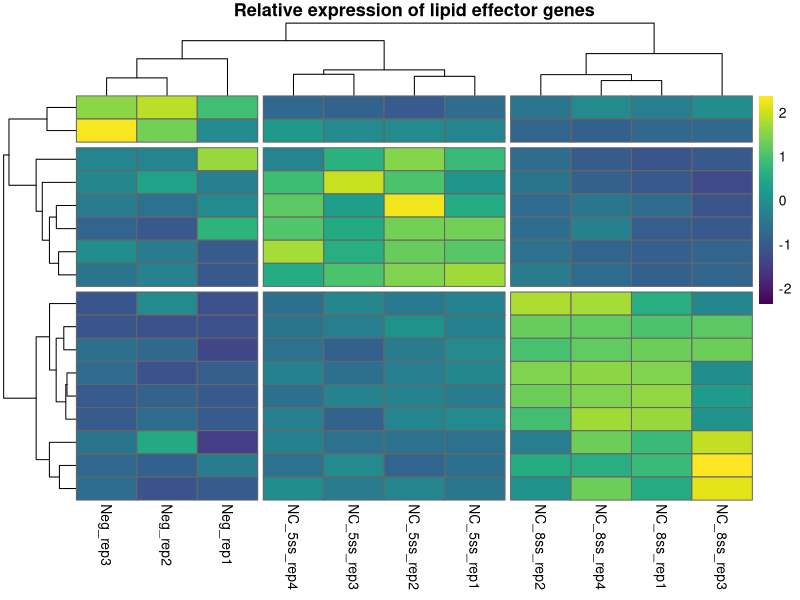

The R script that drew this image:
# Script adapted from Ivan Candido-Ferriera

library(RColorBrewer)
library(scales)
library(pheatmap)
library(viridis)
library(seriation)
library(ggplot2)

raw_data <- as.data.frame(read.csv('../20211010 GO term name lipid sigDEGS featureCounts.csv'))
outputname <- '20211010 GO term name lipid sigDEGS heatmap reflected.png'

counts <- raw_data
rownames(counts) <- NULL
dim(counts)

dat <- counts[,5:15]  # numerical columns
dat<- as.matrix(dat)
counts <- as.data.frame(counts)
rownames(dat) <- counts$Gene.name
dat[is.na(dat)] <- 0

callback = function(hc, dat){
  sv = rev(svd(t(dat))$v[,9])
  dend = reorder(as.dendrogram(hc), wts = sv)
  as.hclust(dend)
}

heatmap <- pheatmap(mat = dat, filename = outputname,
         
         #Provide clustering parameters
         scale = "row", clustering_method = "complete",
         cluster_rows = TRUE, clustering_distance_rows = "euclidean", 
         cluster_cols = TRUE, clustering_distance_cols = "euclidean", 
         clustering_callback = callback,
         #kmeans_k = 5,
        
         # Define color scheme
         border="gray40", 
         #color = colorRampPalette(rev(brewer.pal(n = 10, name ="RdYlBu")))(100),
         #color = colorRampPalette(c("blue","white", "red"))(50),
         color = viridis(100, direction = 1, option = 'viridis'),

         # Other customizations
         main = "Relative expression of lipid effector genes",
         cutree_rows = 3, cutree_cols=3,
         show_rownames = TRUE, show_colnames = TRUE,
         )

ggsave(outputname, heatmap, bg = "transparent")
